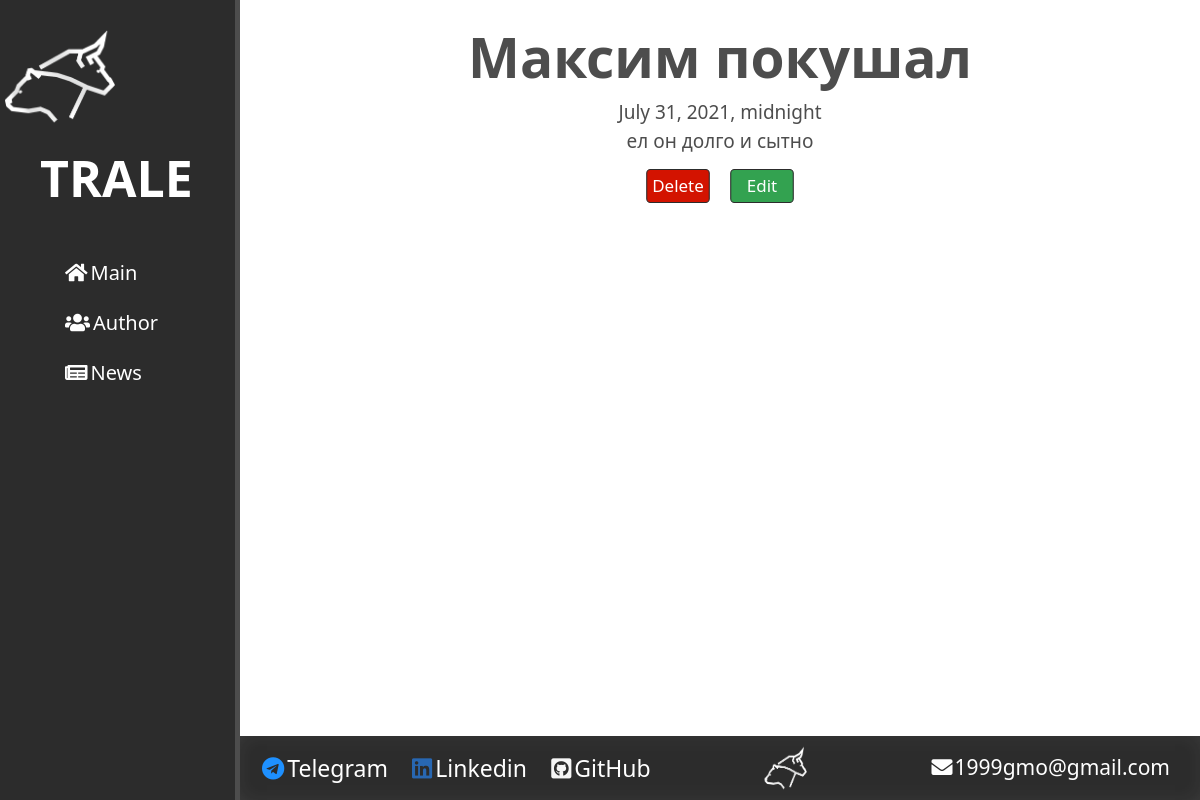
Screenshot of /news/10 with the database file from the repository.
### news/models.py (models this page shows, shortened)
class Articles(models.Model):
    title = models.CharField('Article', max_length=50)
    anons = models.CharField('Аnnouncement', max_length=250)
    full_text = models.TextField('Content')
    date = models.DateTimeField('Date of publication')
    class Meta:
        verbose_name = 'News'
        verbose_name_plural = 'News'

### news/views.py (the view)
# urls.py: path('<int:pk>', views.NewsDetailView.as_view(), name='news-detail'),
class NewsDetailView(DetailView):
    model = Articles  # сама модель
    template_name = 'news/detail_view.html'  # шаблон
    context_object_name = 'article'  # ключевое название для передачи в шаблон

### news/templates/news/detail_view.html (shortened to what this page needs)
{% extends 'main/layout.html'%}
{% block content %}
    <div class="features">
        <h1>{{ article.title }}</h1>
        <p>{{ article.date }}</p>
        <p>{{ article.full_text }}</p>
        <div class="buttons">
            <a href="{% url 'news-delete' article.id %}" class="delete-article">Delete</a>
            <a href="{% url 'news-update' article.id %}" class="edit-article">Edit</a>
        </div>
    </div>
{% endblock %}

### main/static/main/css/main.css (style rules this page uses)
body { background: #ffffff; }
aside ul li:hover, aside ul a:hover, a { color: #ffca2c; text-decoration: none; transform: scale(1.06); }
main .features, main .shadowbox { color: #4d4d4d; text-align: center; }
main .features h1, .shadowbox h1 { font-size: 55px; font-weight: bold; margin-top: 3vh; }
main .features p, .shadowbox p { max-width: 400px; margin: 0px auto; font-size: 19px; }
main .delete-article { background-color: #d31300; color: #ffffff; padding: 3px 0; margin-right: 20px; border-radius: 4px; display: inline-block; width: 60px; border: 1px solid #2c2c2c; }
main .edit-article { background-color: #33a250; color: #ffffff; padding: 3px 0; border-radius: 4px; display: inline-block; width: 60px; border: 1px solid #2c2c2c; }
main .buttons { text-align: center; margin: 15px auto; }
.shadowbox, .features { min-height: 89vh; }

### rows the page displays
Articles: title "Максим покушал", date "July 31, 2021, midnight", full_text "ел он долго и сытно"
